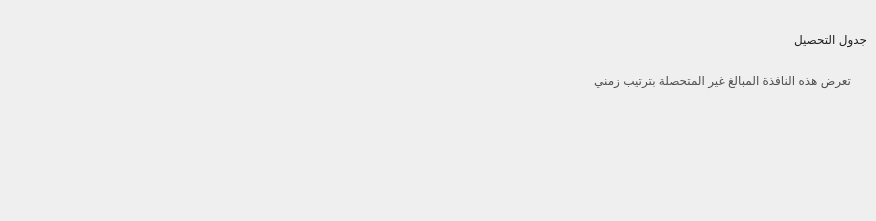
      <widget class="QWidget" name="sub_page_2">
       <widget class="QListWidget" name="payment_list">
        <property name="geometry">
         <rect>
          <x>30</x>
          <y>20</y>
          <width>441</width>
          <height>192</height>
         </rect>
        </property>
        <property name="styleSheet">
         <string notr="true">QListWidget{font: 57 16pt &quot;BoutrosMBCDinkum&quot;;
color: rgb(35, 35, 35);
	background-color: rgba(0, 0, 0, 0);
padding-left:10px;
padding-right:10px;
padding-top:10px;
}
</string>
        </property>
       </widget>
       <widget class="QLabel" name="label_32">
        <property name="geometry">
         <rect>
          <x>686</x>
          <y>19</y>
          <width>181</width>
          <height>41</height>
         </rect>
        </property>
        <property name="styleSheet">
         <string notr="true">QLabel{
font: 57 18pt &quot;BoutrosMBCDinkum&quot;;
	color: rgb(30, 30, 30);
	background-color: rgb(0, 0, 0,0);
}</string>
        </property>
        <property name="text">
         <string>جدول التحصيل</string>
        </property>
       </widget>
       <widget class="QLabel" name="label_33">
        <property name="geometry">
         <rect>
          <x>490</x>
          <y>70</y>
          <width>361</width>
          <height>20</height>
         </rect>
        </property>
        <property name="styleSheet">
         <string notr="true">font: 57 12pt &quot;BoutrosMBCDinkum&quot;;
color: rgb(79, 79, 79);</string>
        </property>
        <property name="text">
         <string>تعرض هذه النافذة المبالغ غير المتحصلة بترتيب زمني</string>
        </property>
       </widget>
      </widget>
